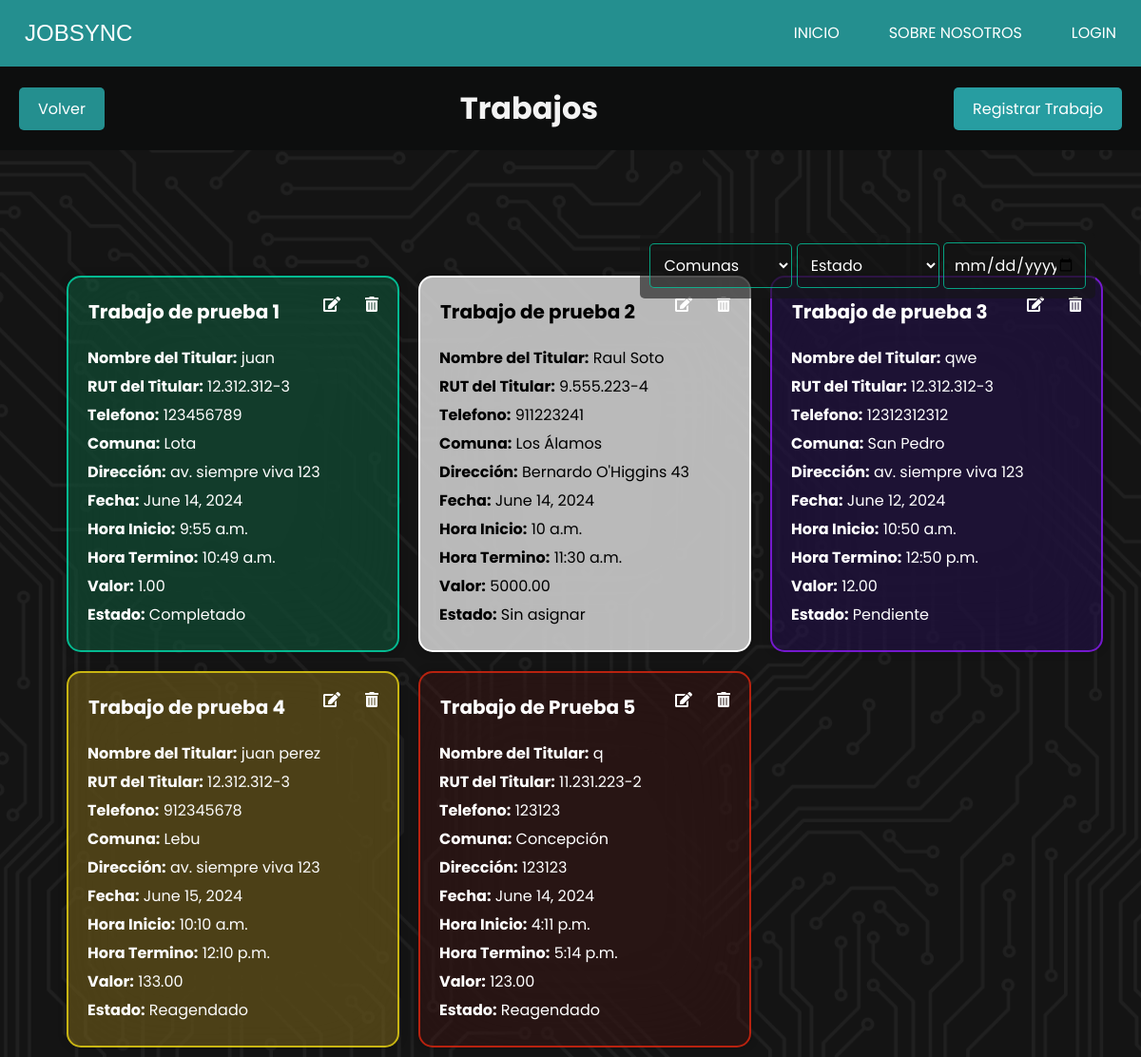
Page /trabajos/ on the earlier database version.
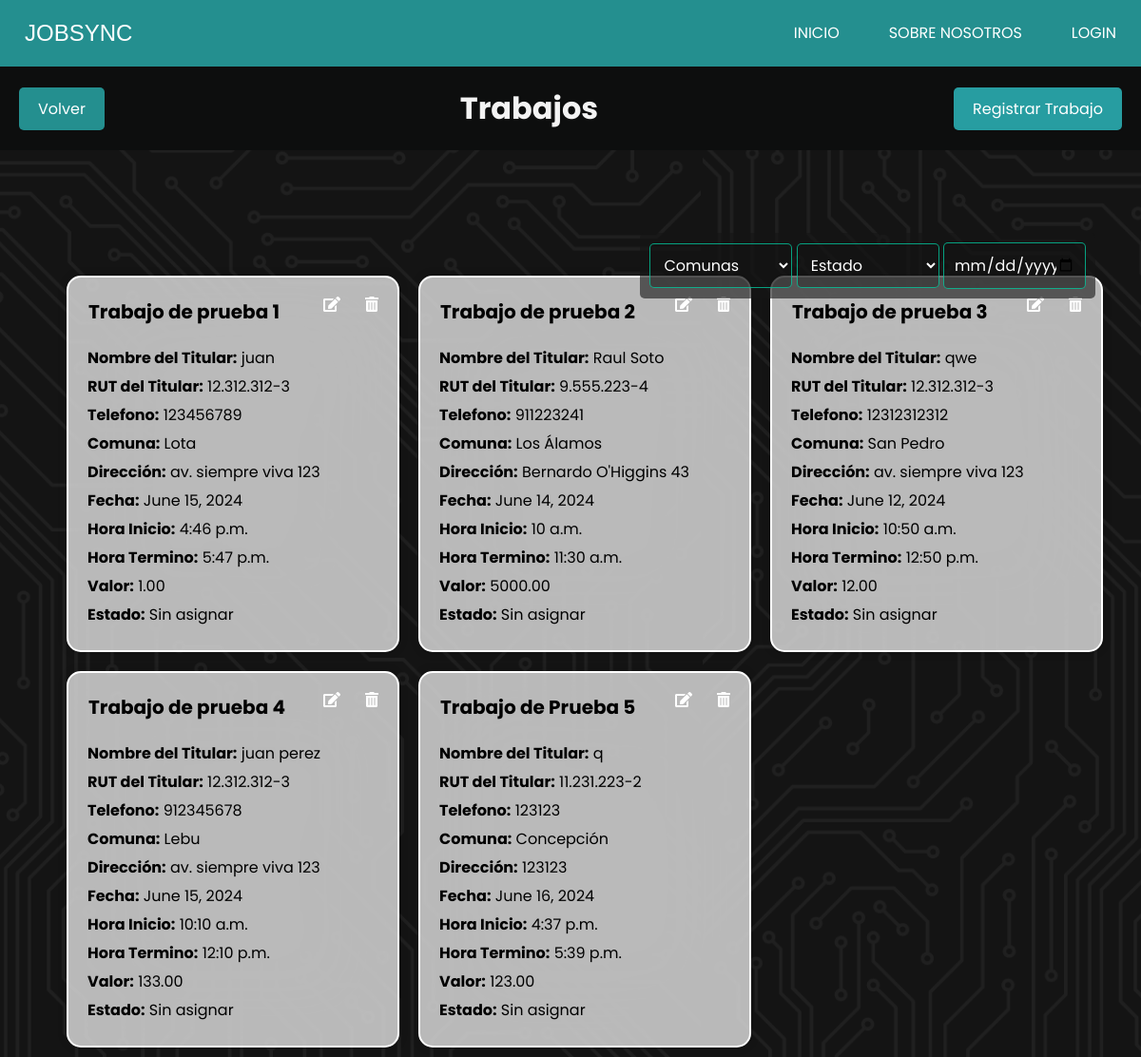
Same page on the later database version.
### JobSyncApp/models.py (models this page shows, shortened)
class Trabajo(models.Model):
    colaborador = models.ForeignKey(CustomUser, on_delete=models.SET_NULL, null=True, blank=True)
    nombre_trabajo = models.CharField(max_length=100)
    nombre_titular = models.CharField(max_length=100)
    rut_titular = models.CharField(max_length=12)
    telefono = models.CharField(max_length=15, blank=True, null=True)  # Agregado para el titular, si es necesario
    comuna = models.ForeignKey(Comuna, on_delete=models.SET_NULL, null=True)
    direccion = models.CharField(max_length=255)
    fecha = models.DateField()
    hora_inicio = models.TimeField()
    hora_termino = models.TimeField()
    valor = models.DecimalField(max_digits=10, decimal_places=2)
    ESTADO_CHOICES = [
        ('sin_asignar', 'Sin asignar'),
        ('pendiente', 'Pendiente'),
        ('completado', 'Completado'),
        ('reagendado', 'Reagendado'),
        ('cancelado', 'Cancelado'),
    ]
    estado = models.CharField(max_length=20, choices=ESTADO_CHOICES, default='sin_asignar')
    PRIORIDAD_CHOICES = [
        ('normal', 'Normal'),
        ('alta', 'Alta'),
        ('urgente', 'Urgente'),
    ]
    prioridad = models.CharField(max_length=10, choices=PRIORIDAD_CHOICES, default='normal')
    reagendado_contador = models.PositiveIntegerField(default=0)

class Comuna(models.Model):
    nombre = models.CharField(max_length=100, unique=True)
    def __str__(self):
        return self.nombre

### JobSyncApp/views.py (the view)
# urls.py: path('trabajos/', views.trabajos, name='trabajos'),
def trabajos(request):
    comuna = Comuna.objects.all()
    trabajos = Trabajo.objects.all()  # Obtener todos los trabajos
    return render(request, 'admin/gestion_trabajos/trabajos/trabajos.html', {'trabajos': trabajos,'comuna':comuna})

### JobSyncApp/templates/admin/gestion_trabajos/trabajos/trabajos.html (shortened to what this page needs)
{% extends 'index.html' %}
{% load static %}
{% block extra_css %}
<link rel="stylesheet" href="{% static 'css/admin/trabajos.css' %}">
<link rel="stylesheet" href="https://cdnjs.cloudflare.com/ajax/libs/font-awesome/5.15.4/css/all.min.css">
{% endblock extra_css %}
{% block contenido %}
<div class="header">
    <a href="{% url 'index_trabajo' %}"  class="boton volver">Volver</a>
    <h1 id="titulo-trabajos">Trabajos</h1>
    <a href="{% url 'crear_trabajo' %}"  class="boton regresar">Registrar Trabajo</a>
</div>
<div class="filter-container">
    <select id="comuna-filter">
        <option value="">Comunas</option>
    </select>
    <select id="estado-filter">
        <option value="">Estado</option>
    </select>
    <input type="date" id="fecha-filter">
</div>
<div class="card-container">
    {% for trabajo in trabajos %}
    <div class="card {% if trabajo.estado == 'sin_asignar' %}
                        blanco
                    {% elif trabajo.estado == 'pendiente' %}
                        azul
                    {% elif trabajo.estado == 'completado' %}
                        verde
                    {% elif trabajo.estado == 'reagendado' and trabajo.reagendado_contador == 1 %}
                        amarillo
                    {% elif trabajo.estado == 'reagendado' and trabajo.reagendado_contador >= 2 %}
                        rojo
                    {% elif trabajo.estado == 'cancelado' %}
                        negro
                    {% endif %}" id="trabajo" data-comuna="{{ trabajo.comuna }}"  data-estado="{{ trabajo.estado }}"data-fecha="{{ trabajo.fecha|date:'Y-m-d' }}">
        <div class="botones">
            <button class="delete-btn" data-url="{% url 'eliminar_trabajo' trabajo.id %}"> <i class="fas fa-trash-alt"></i></button>
            <button class="edit-btn" data-url="{% url 'modificar_trabajo' trabajo.id %}"> <i class="fas fa-edit"></i></button>
            <h2> {{ trabajo.nombre_trabajo }}</h2>
        </div>
        <p><strong>Nombre del Titular:</strong> {{ trabajo.nombre_titular }}</p>
        <p><strong>RUT del Titular:</strong> {{ trabajo.rut_titular }}</p>
        <p><strong>Telefono:</strong> {{ trabajo.telefono }}</p>
        <p><strong>Comuna:</strong> {{ trabajo.comuna }}</p>
        <p><strong>Dirección:</strong> {{ trabajo.direccion }}</p>
        <p><strong>Fecha:</strong> {{ trabajo.fecha }}</p>
        <p><strong>Hora Inicio:</strong> {{ trabajo.hora_inicio }}</p>
        <p><strong>Hora Termino:</strong> {{ trabajo.hora_termino }}</p>
        <p><strong>Valor:</strong> {{ trabajo.valor }}</p>
        <p><strong>Estado:</strong> {{ trabajo.get_estado_display }}</p>
    </div>
    {% endfor %}
</div>
{% endblock %}

### JobSyncApp/templates/index.html (shortened to what this page needs)
{% load  static  %}
<!DOCTYPE html>
<html lang="es">
<head>
    <link rel="stylesheet" href="{% static 'css' %}/estilo.css">
    <link href="https://cdn.jsdelivr.net/npm/remixicon@4.2.0/fonts/remixicon.css" rel="stylesheet" />
    {% block extra_css %} {% endblock extra_css %}
</head>
<body>
    <navbar class="navbar-container">
        <div class="logo-container" >
            <a href=""><img src="" alt="" style="margin-top: 1px; margin-right: 10px;"></a>
            {%if user.is_authenticated%}
            <a href="{% url 'home' %}">JobSync</a>
            {% else %}
            <a href="">JobSync</a>
            {%endif%}
        </div>
        <ul class="nav-items">
            <li class="nav-link"><a href="{% url 'home' %}">Inicio</a></li>
            <li class="nav-link"><a href="{% url 'sobre_nosotros' %}">Sobre Nosotros</a></li>
            {%if user.is_authenticated%}
            <li class="nav-link"><a href="{% url 'custom_logout' %}">Cerrar Sesion</a></li>
            {% else %}
            <li class="nav-link"><a href="{% url 'custom_login' %}">login</a></li>
            {%endif%}
        </ul>
    </navbar>
    {% block contenido %}{% endblock %}
</body>
</html>

### JobSyncApp/static/css/estilo.css (style rules this page uses)
* { margin: 0; padding: 0; box-sizing: border-box; }
.navbar-container { display: flex; justify-content: space-between; padding: 0 1rem; height: 70px; align-items: center; background: #248f8f; color: #fff; position: fixed; top: 0; width: 100%; z-index: 1000; }
.logo-container { display: flex; align-items: center; }
.navbar-container .logo-container a { font-size: 1.5rem; text-transform: uppercase; cursor: pointer; color: #fff; font-weight: 500; font-family: 'Kanit', sans-serif; }
.navbar-container .nav-items { display: flex; list-style-type: none; gap: 2rem; align-items: center; }
.navbar-container .nav-items .nav-link a { color: #fff; transition: 0.2s; padding: 10px; text-transform: uppercase; white-space: nowrap; }
.navbar-container .nav-items .nav-link:after { display: block; content: ""; border-top: 2px solid rgb(60, 179, 133); transform: scaleX(0); transition: transform 250ms ease-in-out; }

### JobSyncApp/static/css/admin/trabajos.css (style rules this page uses)
* { padding: 0; margin: 0; box-sizing: border-box; text-decoration: none; list-style: none; border: none; outline: none; font-family: "Poppins", sans-serif; }
body { height: auto; min-height: 100vh; width: auto; display: flex; align-items: center; justify-content: center; background: url("/static/css/img/fondo.png") no-repeat center center fixed; background-size: cover; }
.header { width: 100%; display: flex; justify-content: space-between; align-items: center; padding: 20px; color: rgba(255, 255, 255, 0.8); position: fixed; top: 70px; z-index: 1000; background-color: #0d0e0e; }
#titulo-trabajos { margin: 0; flex-grow: 1; text-align: center; color: #f3f3f3; }
.boton { padding: 10px 20px; background-color: #007bff; color: white; text-decoration: none; border-radius: 5px; }
.boton.volver { background-color: #248f8f; }
.boton.regresar { background-color: #279da1; }
.card-container { display: flex; flex-wrap: wrap; justify-content: flex-start; margin-top: 220px; width: 100%; padding-top: 60px; padding-left: 5%; }
.card { width: 350px; margin: 10px; padding: 20px; background: rgba(22, 22, 22, 0.61); box-shadow: 0 0 10px rgba(0, 0, 0, .2); color: #fff; backdrop-filter: blur(50px); border-radius: 15px; }
.card h2 { font-size: 20px; margin-bottom: 10px; }
.card p { margin: 5px 0; }
.card .delete-btn, .card .edit-btn { background: transparent; color: white; border: none; padding: 10px; border-radius: 10%; cursor: pointer; position: absolute; top: 10px; }
.card .delete-btn { right: 10px; }
.card .edit-btn { right: 50px; }
.card .delete-btn i, .card .edit-btn i { color: white; font-size: 1.2em; }
.botones { padding: 1px; margin-bottom: 10px; }
.filter-container { position: fixed; top: 22%; right: 4%; z-index: 1001; background: rgba(22, 22, 22, 0.61); padding: 10px; border-radius: 5px; }
#comuna-filter { width: 150px; padding: 10px; font-size: 16px; border: 1px solid rgba(3, 207, 163, 0.76); border-radius: 5px; color: #fff; background: rgba(22, 22, 22, 0.315); }
#estado-filter { width: 150px; padding: 10px; font-size: 16px; border: 1px solid rgba(3, 207, 163, 0.76); border-radius: 5px; color: #fff; background: rgba(22, 22, 22, 0.315); }
#fecha-filter { width: 150px; padding: 10px; font-size: 16px; border: 1px solid rgba(3, 207, 163, 0.76); border-radius: 5px; color: #fff; background: rgba(22, 22, 22, 0.315); }
.card.blanco { background-color: rgba(236, 236, 236, 0.767); color: black; border: 2px solid rgb(255, 255, 255); }

Differences in the rows shown:
changed Trabajo "Trabajo de prueba 1": fecha "June 14, 2024" → "June 15, 2024"; hora_inicio "9:55 a.m." → "4:46 p.m."; hora_termino "10:49 a.m." → "5:47 p.m."; estado "Completado" → "Sin asignar"
changed Trabajo "Trabajo de prueba 3": estado "Pendiente" → "Sin asignar"
changed Trabajo "Trabajo de prueba 4": estado "Reagendado" → "Sin asignar"
changed Trabajo "Trabajo de Prueba 5": fecha "June 14, 2024" → "June 16, 2024"; hora_inicio "4:11 p.m." → "4:37 p.m."; hora_termino "5:14 p.m." → "5:39 p.m."; estado "Reagendado" → "Sin asignar"
